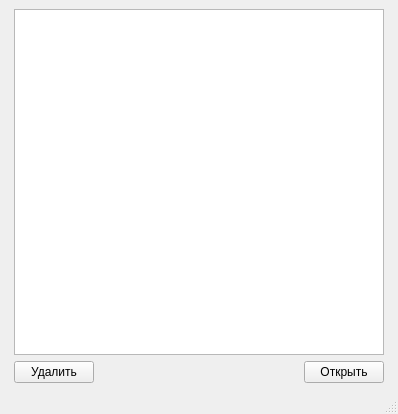
<?xml version="1.0" encoding="UTF-8"?>
<ui version="4.0">
 <class>MainWindow</class>
 <widget class="QMainWindow" name="MainWindow">
  <property name="geometry">
   <rect>
    <x>0</x>
    <y>0</y>
    <width>398</width>
    <height>414</height>
   </rect>
  </property>
  <property name="focusPolicy">
   <enum>Qt::StrongFocus</enum>
  </property>
  <property name="windowTitle">
   <string>Рецепты</string>
  </property>
  <property name="windowIcon">
   <iconset>
    <normaloff>Data/recipe_icon.png</normaloff>Data/recipe_icon.png</iconset>
  </property>
  <widget class="QWidget" name="centralwidget">
   <layout class="QGridLayout" name="gridLayout">
    <item row="0" column="0">
     <spacer name="horizontalSpacer_2">
      <property name="orientation">
       <enum>Qt::Horizontal</enum>
      </property>
      <property name="sizeType">
       <enum>QSizePolicy::Fixed</enum>
      </property>
      <property name="sizeHint" stdset="0">
       <size>
        <width>5</width>
        <height>5</height>
       </size>
      </property>
     </spacer>
    </item>
    <item row="0" column="5">
     <spacer name="horizontalSpacer_3">
      <property name="orientation">
       <enum>Qt::Horizontal</enum>
      </property>
      <property name="sizeType">
       <enum>QSizePolicy::Fixed</enum>
      </property>
      <property name="sizeHint" stdset="0">
       <size>
        <width>5</width>
        <height>5</height>
       </size>
      </property>
     </spacer>
    </item>
    <item row="0" column="2" colspan="3">
     <widget class="QListWidget" name="list"/>
    </item>
    <item row="1" column="4">
     <widget class="QPushButton" name="open_button">
      <property name="text">
       <string>Открыть</string>
      </property>
     </widget>
    </item>
    <item row="1" column="2">
     <widget class="QPushButton" name="delete_button">
      <property name="text">
       <string>Удалить</string>
      </property>
     </widget>
    </item>
    <item row="1" column="3">
     <spacer name="horizontalSpacer">
      <property name="orientation">
       <enum>Qt::Horizontal</enum>
      </property>
      <property name="sizeType">
       <enum>QSizePolicy::Expanding</enum>
      </property>
      <property name="sizeHint" stdset="0">
       <size>
        <width>40</width>
        <height>20</height>
       </size>
      </property>
     </spacer>
    </item>
   </layout>
  </widget>
  <widget class="QMenuBar" name="menubar">
   <property name="geometry">
    <rect>
     <x>0</x>
     <y>0</y>
     <width>398</width>
     <height>21</height>
    </rect>
   </property>
  </widget>
  <widget class="QStatusBar" name="statusbar"/>
 </widget>
 <resources/>
 <connections/>
</ui>
